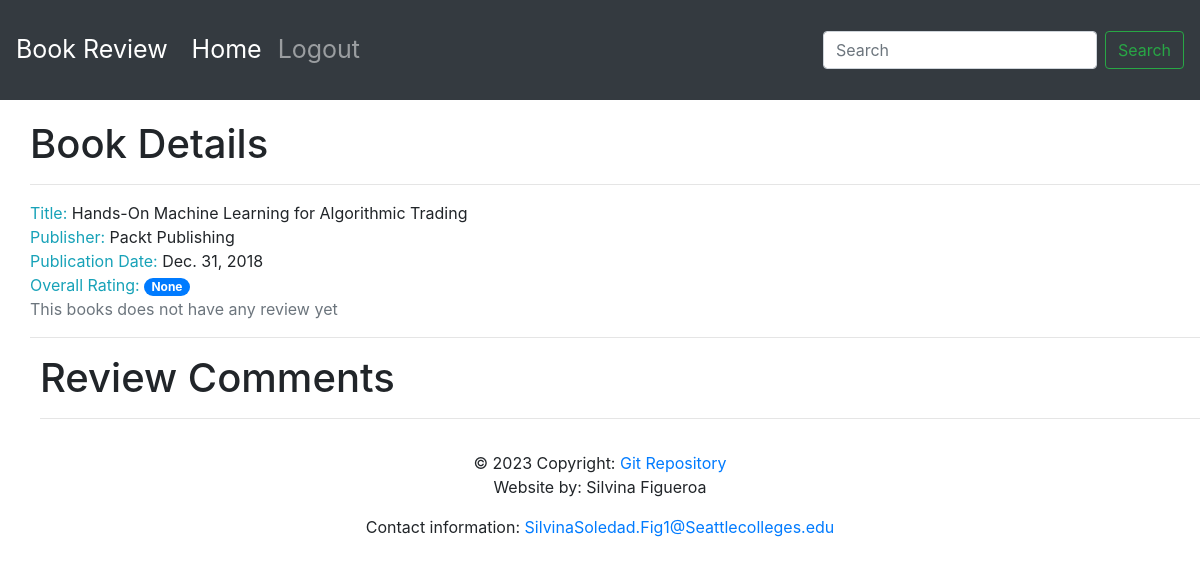
/book/2/, run on the app's committed database.
### reviews/models.py (models this page shows, shortened)
class Book(models.Model):
    title = models.CharField(max_length=70,
                             help_text="The title of the book.")
    publication_date = models.DateField(
        verbose_name="Date the book was published.")
    isbn = models.CharField(max_length=20,
                            verbose_name="ISBN number of the book.")
    publisher = models.ForeignKey(Publisher,
                                  on_delete=models.CASCADE)
    contributors = models.ManyToManyField('Contributor',
                                          through="BookContributor")

class Publisher(models.Model):
    name = models.CharField(max_length=50,
                            help_text="The name of the Publisher.")
    website = models.URLField(help_text="The Publisher's website.")
    email = models.EmailField(help_text="The Publisher's email address.")
    def __str__(self):
        return self.name

### reviews/views.py (the view, shortened to what this page needs)
# urls.py: path('book/<int:id>/', views.book_details, \
def book_details(request, id):
    book = get_object_or_404(Book, id=id)
    reviews = book.review_set.all()
    review_list = []
    book_rating = reviews.aggregate(avg_rating=Round(Avg('rating'), 2))['avg_rating']
    context = {"book": book, "book_rating": book_rating, "review_list": review_list}
    return render(request, 'reviews/book_details.html', context)

### reviews/templates/reviews/book_details.html (shortened to what this page needs)
{% extends 'base.html' %}
{% block content %}
<div style="margin-left: 20px; padding-left: 10px; padding-top: 20px;">
<h1>Book Details</h1>
 <hr>
      <span class="text-info">Title: </span> <span>{{book.title}}</span>
      <br>
      <span class="text-info">Publisher: </span><span>{{book.publisher}}</span>
      <br>
      <span class="text-info">Publication Date: </span><span>{{book.publication_date}}</span>
      <br>
      <span class="text-info">Overall Rating: </span><span class="badge badge-primary badge-pill">{{book_rating}}</span>
      <br>
      {% if book_rating is null%}
      <span class="text-secondary">This books does not have any review yet</span>
      <br>
      {% endif %}
      <hr>
</div>
<div style="margin-left: 20px; padding-left: 20px;">
<h1>Review Comments</h1>
 <hr>
</div>
{% endblock %}

### data on the page
Book: title "Hands-On Machine Learning for Algorithmic Trading", publisher "Packt Publishing", publication_date "Dec. 31, 2018"

### other printed values
{{ book_rating }} "None"
